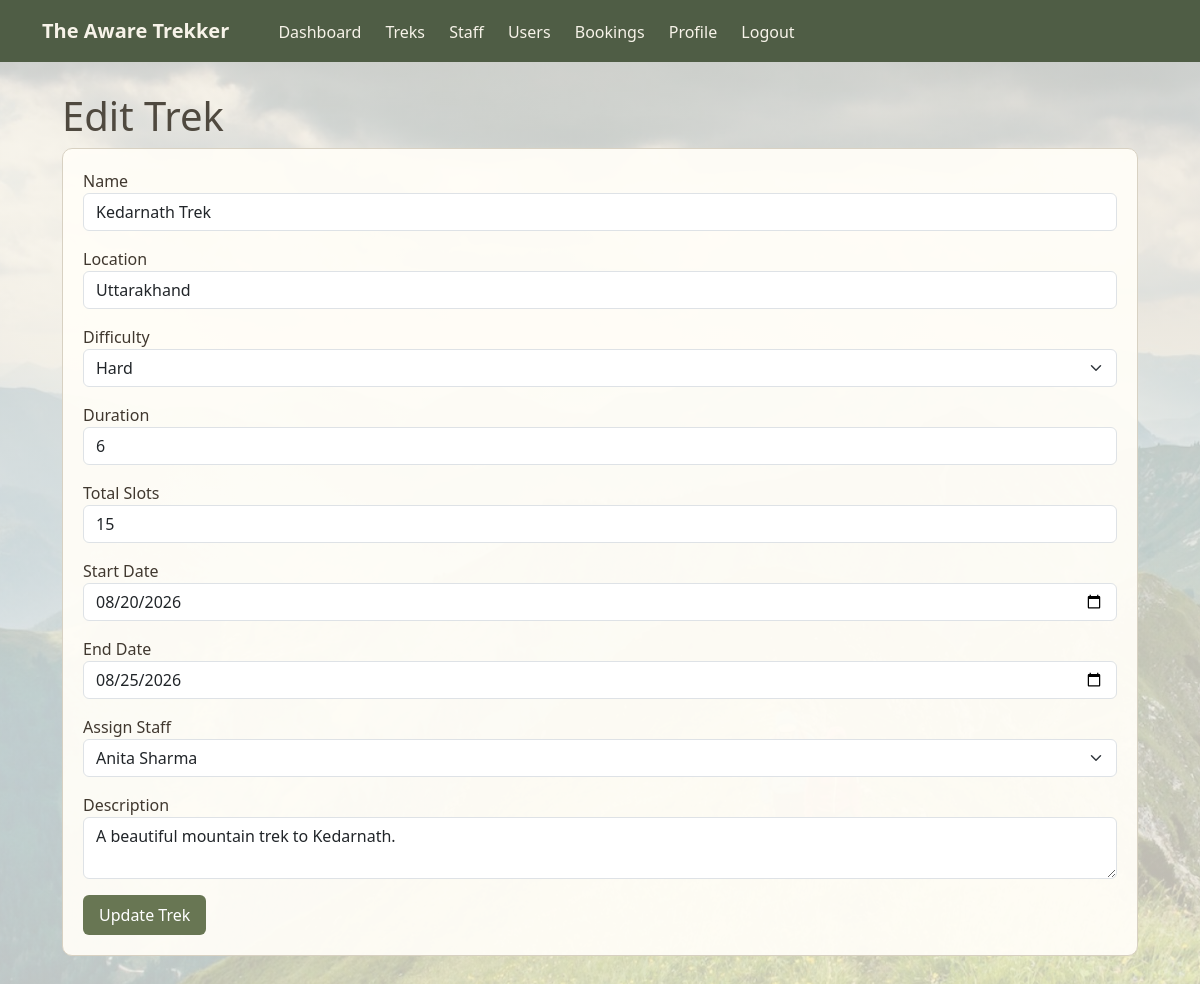
The page /admin/treks/edit/1 (signed in) on the database its author committed.
### models.py (models this page shows)
class Trek(db.Model):
    id = db.Column(db.Integer, primary_key=True)
    name = db.Column(db.String(100), nullable=False)
    location = db.Column(db.String(100), nullable=False)
    difficulty = db.Column(
        db.Enum(TrekDifficulty),
        nullable=False
    )
    duration = db.Column(db.Integer, nullable=False)
    total_slots = db.Column(db.Integer, nullable=False)
    available_slots = db.Column(db.Integer, nullable=False)
    start_date = db.Column(db.Date, nullable=False)
    end_date = db.Column(db.Date, nullable=False)
    status = db.Column(
        db.Enum(TrekStatus),
        default=TrekStatus.OPEN,
        nullable=False
    )
    description = db.Column(db.Text)
    staff_id = db.Column(
        db.Integer,
        db.ForeignKey("user.id")
    )
    bookings = db.relationship(
        "Booking",
        backref="trek",
        cascade="all, delete-orphan"
    )

class User(UserMixin, db.Model):
    id = db.Column(db.Integer, primary_key=True)
    name = db.Column(db.String(100), nullable=False)
    email = db.Column(db.String(120), unique=True, nullable=False)
    password = db.Column(db.String(100), nullable=False)
    phone = db.Column(db.String(20))
    role = db.Column(db.Enum(UserRole), nullable=False)
    approved = db.Column(db.Boolean, default=False)
    blacklisted = db.Column(db.Boolean, default=False)
    bookings = db.relationship(
        "Booking",
        backref="user",
        cascade="all, delete-orphan"
    )
    assigned_treks = db.relationship(
        "Trek",
        backref="staff"
    )

### app.py (the view, shortened to what this page needs)
@app.route("/admin/treks/edit/<int:trek_id>", methods=["GET", "POST"])
@login_required
def edit_trek(trek_id):
    if not admin_only():
        return redirect(url_for("home"))
    trek = Trek.query.get_or_404(trek_id)
    staff = User.query.filter_by(
        role=UserRole.STAFF,
        approved=True,
        blacklisted=False
    ).all()
    return render_template(
        "admin/edit_trek.html",
        trek=trek,
        difficulties=TrekDifficulty,
        staff=staff
    )

### app.py (called while the page is built)
@login_manager.user_loader
def load_user(user_id):
    return User.query.get(int(user_id))

def admin_only():
    if current_user.role != UserRole.ADMIN:
        flash("Access denied.")
        return False
    return True

### templates/admin/edit_trek.html (shortened to what this page needs)
{% extends "base.html" %}
{% block content %}
<h1>Edit Trek</h1>
<div class="box">
<form method="POST">
    <label>Name</label>
    <input
        class="form-control mb-3"
        name="name"
        value="{{ trek.name }}"
        required
    >
    <label>Location</label>
    <input
        class="form-control mb-3"
        name="location"
        value="{{ trek.location }}"
        required
    >
    <label>Difficulty</label>
    <select class="form-select mb-3" name="difficulty">
        {% for item in difficulties %}
            <option
                value="{{ item.value }}"
                {% if item == trek.difficulty %}selected{% endif %}
            >
                {{ item.value }}
            </option>
        {% endfor %}
    </select>
    <label>Duration</label>
    <input
        class="form-control mb-3"
        type="number"
        name="duration"
        value="{{ trek.duration }}"
        min="1"
        required
    >
    <label>Total Slots</label>
    <input
        class="form-control mb-3"
        type="number"
        name="slots"
        value="{{ trek.total_slots }}"
        min="1"
        required
    >
    <label>Start Date</label>
    <input
        class="form-control mb-3"
        type="date"
        name="start_date"
        value="{{ trek.start_date.strftime('%Y-%m-%d') }}"
        required
    >
    <label>End Date</label>
    <input
        class="form-control mb-3"
        type="date"
        name="end_date"
        value="{{ trek.end_date.strftime('%Y-%m-%d') }}"
        required
    >
    <label>Assign Staff</label>
    <select class="form-select mb-3" name="staff_id">
        {% for member in staff %}
            <option
                value="{{ member.id }}"
                {% if trek.staff_id == member.id %}selected{% endif %}
            >
                {{ member.name }}
            </option>
        {% endfor %}
    </select>
    <label>Description</label>
    <textarea
        class="form-control mb-3"
        name="description"
    >{{ trek.description or "" }}</textarea>
    <button class="btn btn-main">
        Update Trek
    </button>
</form>
</div>
{% endblock %}

### rows shown on the page
Trek: name "Kedarnath Trek", location "Uttarakhand", difficulty "Hard", duration "6", slots "15", start_date "08/20/2026", end_date "08/25/2026", staff_id "Anita Sharma", description "A beautiful mountain trek to Kedarnath."
